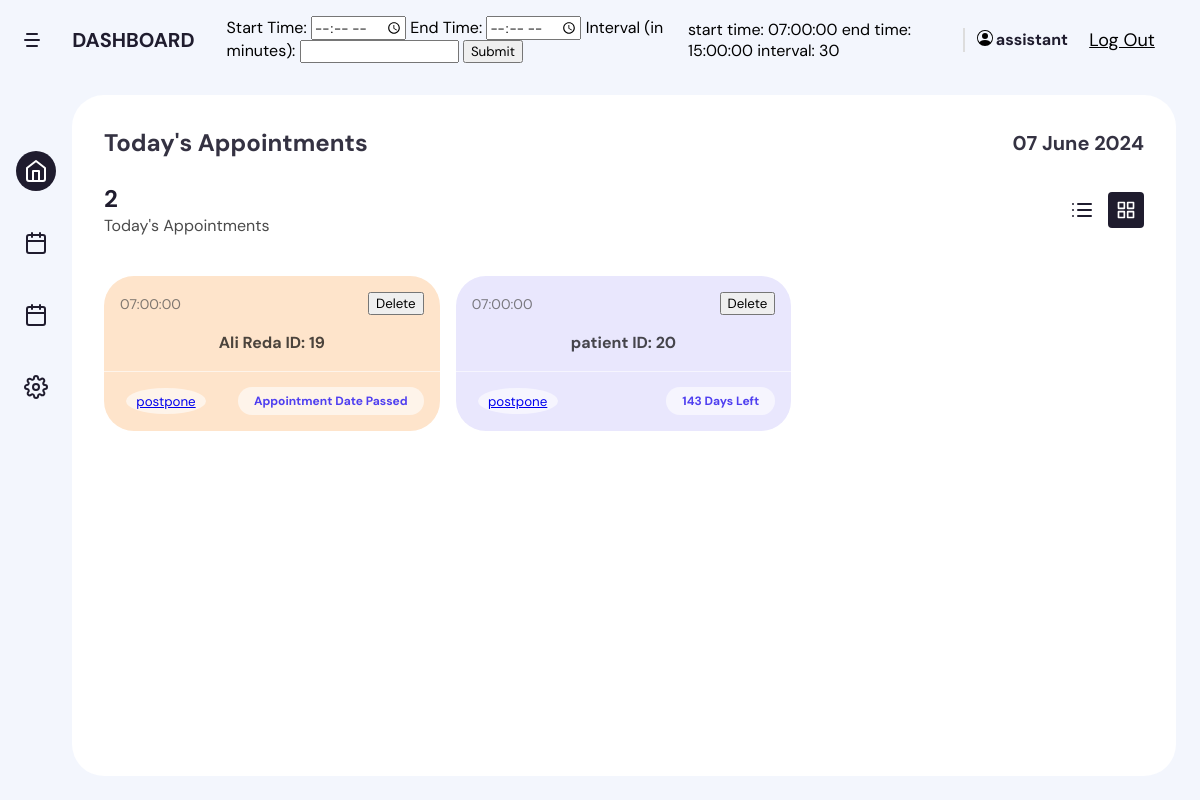
/MedLeb/assistant.php (signed in), run on the app's committed database.
### tables this page shows
CREATE TABLE `doctor` (
  `id` int(11) NOT NULL,
  `name` varchar(50) NOT NULL,
  `email` varchar(50) NOT NULL,
  `phone` int(20) NOT NULL,
  `spec` varchar(100) NOT NULL,
  `password` varchar(100) NOT NULL,
  `start_time` time DEFAULT '08:00:00',
  `end_time` time DEFAULT '14:00:00',
  `interval_minutes` int(11) DEFAULT 15
);

CREATE TABLE `assistant` (
  `id` int(11) NOT NULL,
  `d_id` int(11) NOT NULL,
  `name` varchar(50) NOT NULL,
  `email` varchar(50) NOT NULL,
  `phone` int(11) NOT NULL,
  `password` varchar(100) NOT NULL
);

CREATE TABLE `appointment` (
  `id` int(11) NOT NULL,
  `d_id` int(11) NOT NULL,
  `p_id` int(11) NOT NULL,
  `day` date NOT NULL,
  `time` time NOT NULL
);

CREATE TABLE `patient` (
  `id` int(50) NOT NULL,
  `name` varchar(50) NOT NULL,
  `email` varchar(50) NOT NULL,
  `password` varchar(100) NOT NULL,
  `dob` date NOT NULL,
  `phone` int(50) NOT NULL,
  `d_id` int(11) DEFAULT NULL
);

### MedLeb/assistant.php (the view, shortened to what this page needs)
<?php
require("config.php");
if (!isset($_COOKIE["id"])) {
    header("Location: signUp_logIn_Form.php");
    exit();
} else {
    $Aid = intval($_COOKIE['id']);
}
$sql = "SELECT d_id FROM assistant where id=$Aid";
$result = mysqli_query($con, $sql);
$row = mysqli_fetch_array($result);
$Did = $row['d_id'];
?>
<!DOCTYPE html>
<html lang="en">
<head>
    <link rel="stylesheet" href="doctor.css">
    <link rel="stylesheet" href="https://maxst.icons8.com/vue-static/landings/line-awesome/line-awesome/1.3.0/css/line-awesome.min.css">
</head>
<body>
    <div class="app-container">
        <div class="app-header">
            <div class="app-header-left">
                <span class="app-icon"></span>
                <p class="app-name">DASHBOARD</p>
                <form action="scheduleA.php" method="POST">
                    <label for="start_time">Start Time:</label>
                    <input type="time" id="start_time" name="start_time">
                    <label for="end_time">End Time:</label>
                    <input type="time" id="end_time" name="end_time">
                    <label for="interval_minutes">Interval (in minutes):</label>
                    <input type="number" id="interval_minutes" name="interval_minutes" min="1" step="1">
                    <button type="submit">Submit</button>
                </form>
            </div>
            <div class="app-header-left">
                <?php
                $start_time_query = "SELECT start_time FROM doctor WHERE id=$Did";
                $start_time_result = mysqli_query($con, $start_time_query);
                $start_time_row = mysqli_fetch_assoc($start_time_result);
                $start_time = $start_time_row['start_time'];
                $end_time_query = "SELECT end_time FROM doctor WHERE id=$Did";
                $end_time_result = mysqli_query($con, $end_time_query);
                $end_time_row = mysqli_fetch_assoc($end_time_result);
                $end_time = $end_time_row['end_time'];
                $interval_query = "SELECT interval_minutes FROM doctor WHERE id=$Did";
                $interval_result = mysqli_query($con, $interval_query);
                $interval_row = mysqli_fetch_assoc($interval_result);
                $interval = $interval_row['interval_minutes'];
                ?>
                start time: <?php echo "$start_time"; ?>
                end time: <?php echo "$end_time"; ?>
                interval: <?php echo "$interval"; ?>
            </div>
            <div class="app-header-right">
                <button class="profile-btn">
                    <span>
                        <?php
                        $sql = "SELECT name FROM assistant where id=$Aid";
                        $result = mysqli_query($con, $sql);
                        $row = mysqli_fetch_array($result);
                        echo $row["name"];
                        ?>
                    </span>
                    <form action="logOut.php" method="post" style="display:flex;">
                        <button type="submit" style="cursor:pointer;border:none;background:none;color:inherit;padding:0;width: 6em;text-decoration: underline;font-size: large;align-self: center;margin:0;">Log Out</button>
                    </form>
                </button>
            </div>
        </div>
        <div class="app-content">
            <div class="app-sidebar">
                <span class="app-sidebar-link nav-button active" onclick="toggleMainContent('home', this)">
                    <svg xmlns="http://www.w3.org/2000/svg" width="24" height="24" viewBox="0 0 24 24" fill="none" stroke="currentColor" stroke-width="2" stroke-linecap="round" stroke-linejoin="round" class="feather feather-home">
                        <path d="M3 9l9-7 9 7v11a2 2 0 0 1-2 2H5a2 2 0 0 1-2-2z" />
                        <polyline points="9 22 9 12 15 12 15 22" />
                    </svg>
                </span>
                <span class="app-sidebar-link nav-button" onclick="toggleMainContent('appointments', this)">
                </span>
                <span class="app-sidebar-link nav-button" onclick="toggleMainContent('addRecords', this)">
                </span>
                <span class="app-sidebar-link nav-button" onclick="toggleMainContent('settings', this)">
                </span>
            </div>
            <div class="projects-section" id="home">
                <div class="projects-section-header">
                    <p>Today's Appointments</p>
                    <p class="time"><?php echo date("d F Y"); ?></p>
                </div>
                <div class="projects-section-line">
                    <div class="projects-status">
                        <div class="item-status">
                            <span class="status-number">
                                <?php
                                $sql = "SELECT COUNT(*) as total FROM appointment WHERE d_id = ?";
                                $stmt = $con->prepare($sql);
                                $stmt->bind_param('i', $Did);
                                $stmt->execute();
                                $result = $stmt->get_result();
                                $row = $result->fetch_assoc();
                                echo $row['total'];
                                ?>
                            </span>
                            <span class="status-type">Today's Appointments</span>
                        </div>
                    </div>
                    <div class="view-actions">
                        <button class="view-btn list-view" title="List View">
                        </button>
                        <button class="view-btn grid-view active" title="Grid View">
                        </button>
                    </div>
                </div>
                <div class="project-boxes jsGridView">
                    <?php
                    $sql = "SELECT DISTINCT patient.id AS patient_id, patient.name, patient.phone, appointment.id AS appointment_id, appointment.time, appointment.day FROM patient INNER JOIN appointment ON patient.id = appointment.p_id WHERE appointment.d_id = ? ORDER BY ABS(DATEDIFF(appointment.day, CURDATE()))";
                    $stmt = $con->prepare($sql);
                    $stmt->bind_param('i', $Did);
                    $stmt->execute();
                    $result = $stmt->get_result();
                    if ($result->num_rows > 0) {
                        while ($row = $result->fetch_assoc()) {
                            $appointmentDate = DateTime::createFromFormat('Y-m-d', $row['day']);
                            if ($appointmentDate !== false) {
                                $currentDate = new DateTime();
                                $currentDate->setTime(0, 0);
                                $appointmentDate->setTime(0, 0);
                                $interval = $currentDate->diff($appointmentDate);
                                $daysLeft = $interval->format('%r%a');
                                if ($daysLeft == 0) {
                                    echo '<div class="project-box-wrapper">
                            <div class="project-box" style="background-color: #c8f7dc;">
                                <div class="project-box-header">
                                    <span>' . htmlspecialchars($row["time"]) . '</span>
                                    <button onclick="deleteAppointment(' . $row["appointment_id"] . ')">Delete</button>
                                </div>
                                <div class="project-box-content-header">
                                    <p class="box-content-header">' . htmlspecialchars($row["name"]) . ' ID: ' . htmlspecialchars($row["patient_id"]) . '</p>
                                </div>
                                <div class="project-box-footer">
                                    <div class="participants">
                                        <button class="add-participant" style="color: #ff942e;">
                                            postpone
                                        </button>
                                    </div>
                                    <div class="days-left" style="color: #4f3ff0;">
                                        Today
                                    </div>
                                </div>
                            </div>
                          </div>';
                                } elseif ($daysLeft > 1) {
                                    echo '<div class="project-box-wrapper">
                            <div class="project-box" style="background-color: #e9e7fd;">
                                <div class="project-box-header">
                                    <span>' . htmlspecialchars($row["time"]) . '</span>
                                    <button onclick="deleteAppointment(' . $row["appointment_id"] . ')">Delete</button>
                                </div>
                                <div class="project-box-content-header">
                                <p class="box-content-header">' . htmlspecialchars($row["name"]) . ' ID: ' . htmlspecialchars($row["patient_id"]) . '</p>
                                </div>
                                <div class="project-box-footer">
                                    <div class="participants">
                                        <button class="add-participant" style="color: #ff942e;">
                                        <td style="padding: 1rem 0rem; color: #444;"><a href="tel:+961' . htmlspecialchars($row["phone"]) . '">postpone</a></td>
                                        </button>
                                    </div>
                                    <div class="days-left" style="color: #4f3ff0;">
                                        ' . htmlspecialchars($daysLeft) . ' Days Left
                                    </div>
                                </div>
                            </div>
                          </div>';
                                } elseif ($daysLeft < 0) {
                                    echo '<div class="project-box-wrapper">
                            <div class="project-box" style="background-color: #fee4cb;">
                                <div class="project-box-header">
                                    <span>' . htmlspecialchars($row["time"]) . '</span>
                                    <button onclick="deleteAppointment(' . $row["appointment_id"] . ')">Delete</button>
                                </div>
                                <div class="project-box-content-header">
                                <p class="box-content-header">' . htmlspecialchars($row["name"]) . ' ID: ' . htmlspecialchars($row["patient_id"]) . '</p>
                                </div>
                                <div class="project-box-footer">
                                    <div class="participants">
                                        <button class="add-participant" style="color: #ff942e;">
                                        <td style="padding: 1rem 0rem; color: #444;"><a href="tel:+961' . htmlspecialchars($row["phone"]) . '">postpone</a></td>
                                        </button>
                                    </div>
                                    <div class="days-left" style="color: #4f3ff0;">
                                        Appointment Date Passed
                                    </div>
                                </div>
                            </div>
                          </div>';
                                }
                            }
                        }
                    } else {
                        echo '<p>No appointments found.</p>';
                    }
                    ?>
                </div>
            </div>
        </div>
</body>
</html>

### data on the page
doctor: start_time "07:00:00", end_time "15:00:00", interval_minutes "30"
assistant: name "assistant"
appointment: time "07:00:00", p.name "Ali Reda", p "19"
appointment: time "07:00:00", p.name "patient", p "20", day "143"

### other printed values
$row['total'] "2"
